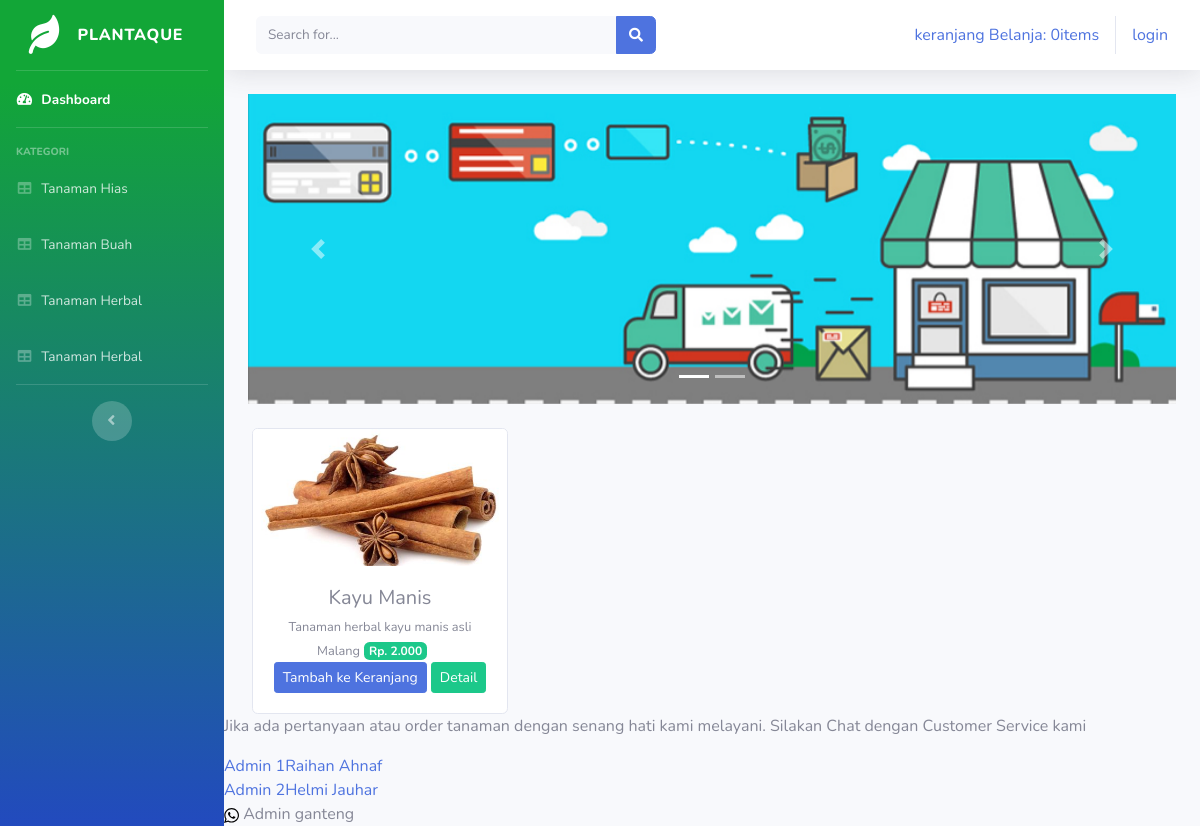
Screenshot of /index.php/kategori/tanaman_herbal with the database file from the repository.
### tables this page shows
CREATE TABLE `tb_barang` (
  `id_barang` int(11) NOT NULL,
  `nama_barang` varchar(100) NOT NULL,
  `keterangan` varchar(225) NOT NULL,
  `kategori` varchar(60) NOT NULL,
  `harga` int(11) NOT NULL,
  `stok` int(11) NOT NULL,
  `gambar` text NOT NULL
);

### application/controllers/kategori.php (called while the page is built, shortened)
<?php
class Kategori extends CI_Controller {
    public function tanaman_herbal()
    {
        $data['tanaman_herbal']= $this->model_kategori-> data_tanaman_herbal()->result();
        $this->load->view('templates/header');
        $this->load->view('templates/sidebar');
        $this->load->view('tanaman_herbal',$data);
        $this->load->view('templates/footer');
    }
}
?>

### index.php (called while the page is built, shortened)
<?php
require_once BASEPATH.'core/CodeIgniter.php';

### application/models/model_kategori.php (called while the page is built, shortened)
<?php
class model_kategori extends CI_Model {
public function data_tanaman_herbal()
{
 return $this->db->get_where("tb_barang",array('kategori'=> 'tanaman_herbal'));
}
}
?>

### application/views/tanaman_herbal.php (the view, shortened to what this page needs)
<div class="container-fluid">
<div id="carouselExampleIndicators" class="carousel slide" data-ride="carousel">
    <ol class="carousel-indicators">
      <li data-target="#carouselExampleIndicators" data-slide-to="0" class="active"></li>
      <li data-target="#carouselExampleIndicators" data-slide-to="1"></li>
    </ol>
    <div class="carousel-inner">
      <div class="carousel-item active">
        <img src="<?php echo base_url('assets/img/slider1.jpg')?>" class="d-block w-100" alt="...">
      </div>
    </div>
    <a class="carousel-control-prev" href="#carouselExampleIndicators" role="button" data-slide="prev">
      <span class="carousel-control-prev-icon" aria-hidden="true"></span>
    </a>
    <a class="carousel-control-next" href="#carouselExampleIndicators" role="button" data-slide="next">
      <span class="carousel-control-next-icon" aria-hidden="true"></span>
    </a>
</div>
  <div class="row text-center">
    <?php foreach ($tanaman_herbal as $brg) : ?>
    <div class="card ml-3 mt-4" style="width: 16rem;">
      <img src="<?php echo base_url().'/uploads/'.$brg->gambar ?>" class="card-img-top" alt="...">
      <div class="card-body">
        <h5 class="card-title mb-1"><?php echo $brg->nama_barang ?></h5>
        <small><?php echo $brg->keterangan ?></small>
        <span class="badge badge-success mr-3">Rp. <?php echo number_format($brg->harga,0,',','.') ?></span>
        <?php echo anchor('dashboard/tambah_ke_keranjang/'.$brg->id_barang,
        '<div class="btn btn-sm btn-primary">Tambah ke Keranjang</div>') ?>
        <?php echo anchor('dashboard/detail/'.$brg->id_barang,
        '<div class="btn btn-sm btn-success">Detail</div>') ?>
        </div>
    </div>
    <?php endforeach; ?>
  </div>
</div>
<!DOCTYPE html>
<html lang="en">
<head>
    <link rel='stylesheet' id='wptwa-public-css'  href='https://herbalgresik.com/whatsapp/css/public.css?ver=5.0.2' type='text/css' media='all' />
  <link rel='stylesheet' id='wptwa-generated-css'  href='https://herbalgresik.com/whatsapp/css/auto-generated-wptwa.css?ver=5.0.2' type='text/css' media='all' />
</head>
<body>
    <div class="wptwa-container right-side" data-delay-time="0" data-inactive-time="0" data-scroll-length="0" data-auto-display-on-mobile="off">
    <div class="wptwa-box">
     <div class="wptwa-wrapper">
      <div class="wptwa-description">
       <p>Jika ada pertanyaan atau order tanaman dengan senang hati kami melayani. Silakan Chat dengan Customer Service kami</p>
      </div>
 <div class="wptwa-people"><a href="https://wa.me/6282145466837?text=Hai Admin, bolehkah saya bertanya?" target="_blank" class="wptwa-account" data-number="6282145466837" data-auto-text="Plantaque">
 <div class="wptwa-info">
 <span class="wptwa-title">Admin 1</span><span class="wptwa-name">Raihan Ahnaf</span>
 </div>
 </a>
 <div class="wptwa-people"><a href="https://wa.me/6281234869483?text=Hai Admin, bolehkah saya bertanya?" target="_blank" class="wptwa-account" data-number="6281234869483" data-auto-text="Plantaque">
 <div class="wptwa-info">
 <span class="wptwa-title">Admin 2</span><span class="wptwa-name">Helmi Jauhar</span>
 </div>
 </a>
 </div>
 </div>
 </div>
 </div>
 <span class="wptwa-handler">
 <span class="text">Admin ganteng</span></span>
 </div>
</body>
</html>

### rows the page displays
tb_barang: gambar (picture), nama_barang "Kayu Manis", keterangan "Tanaman herbal kayu manis asli Malang", harga "2.000", id_barang "Tambah ke Keranjang", id_barang "Detail"

### other values shown
anchor('dashboard/detail_keranjang', $keranjang) "keranjang Belanja: 0items"
anchor('auth/login', 'login') "login"
